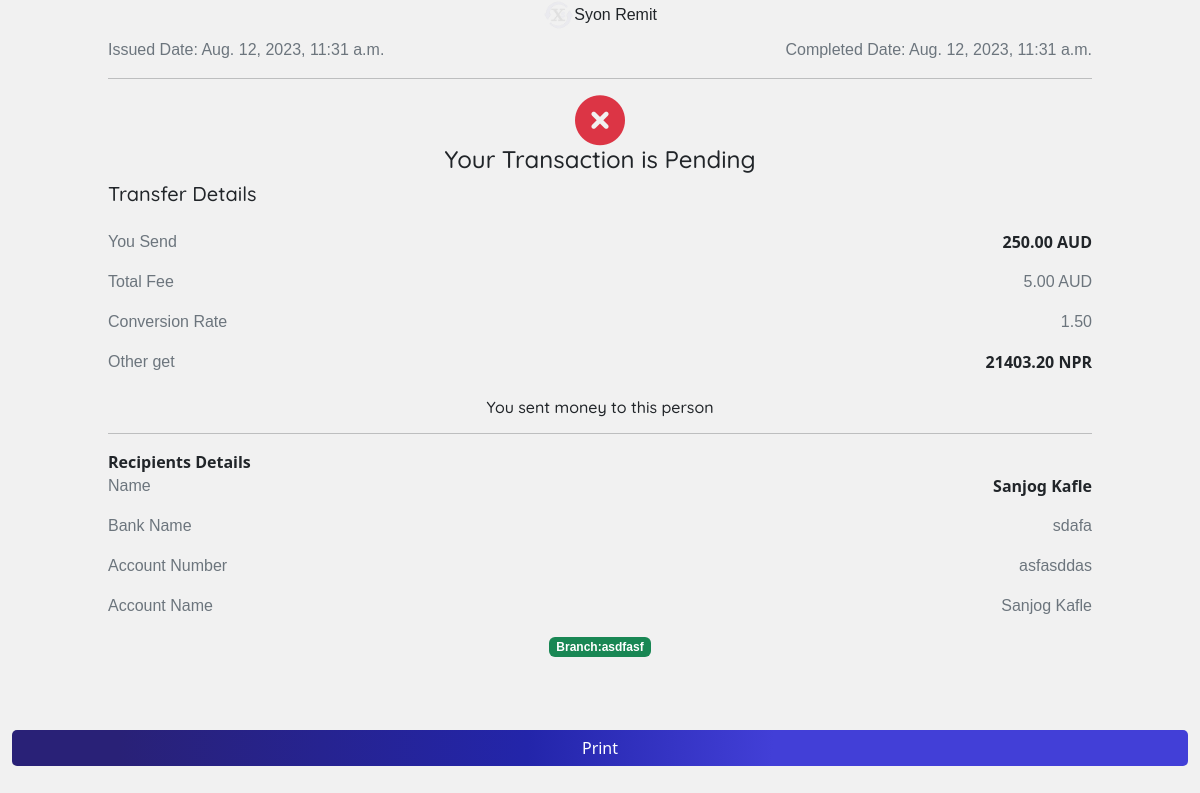
/customer-recipt-payment-is-sucessfull/36, run on an earlier commit of the app's database.
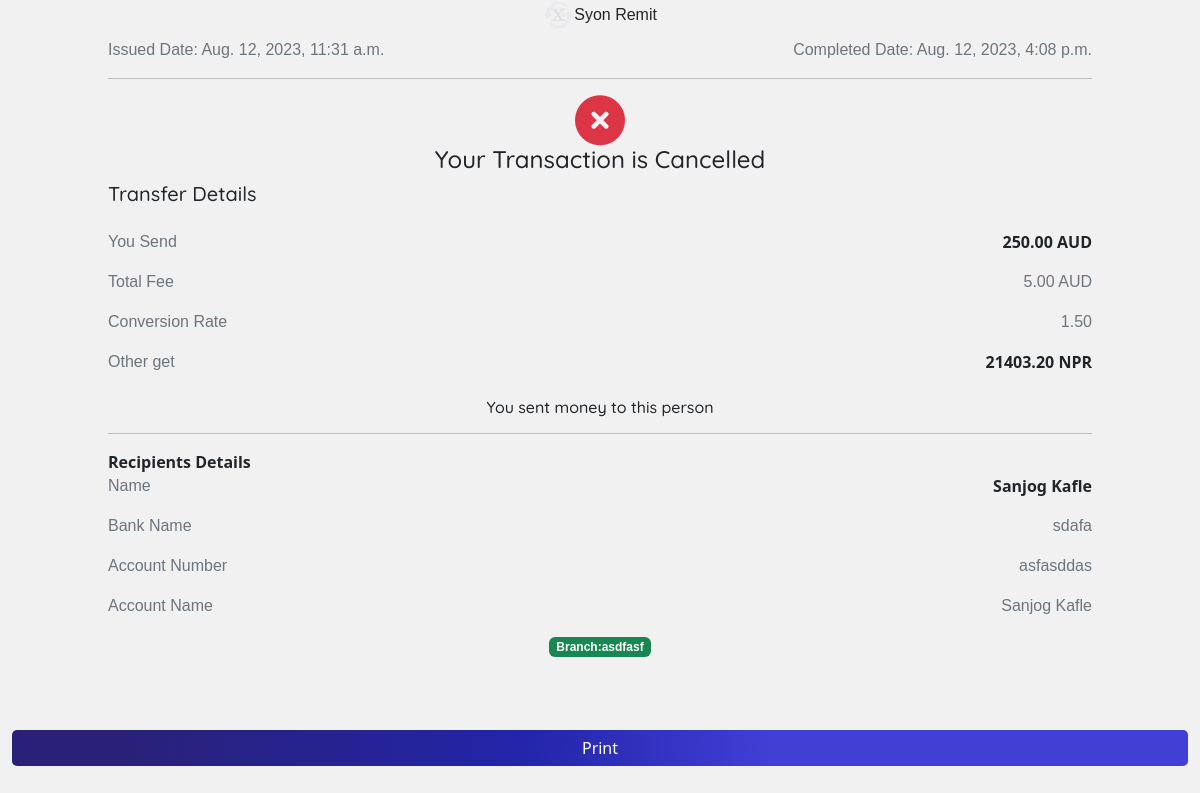
And on a later commit of the database.
### homepage/models.py (models this page shows, shortened)
class Transaction(models.Model):
    customer = models.ForeignKey(Customer, related_name='customer_transaction', on_delete=models.CASCADE)
    recipient = models.ForeignKey(Recipient, related_name='recipient_transaction', on_delete=models.CASCADE)
    sending_currency = models.ForeignKey(Currency, related_name='sending_currency', on_delete=models.CASCADE)
    receiving_currency = models.ForeignKey(Currency, related_name='receiving_currency', on_delete=models.CASCADE)
    fee = models.DecimalField(max_digits=10, decimal_places=2, default=0)
    converting_rate = models.DecimalField(max_digits=10, decimal_places=2, default=0)
    commision_rate = models.DecimalField(max_digits=10, decimal_places=2, default=0)
    sent = models.DecimalField(max_digits=10, decimal_places=2, default=0)
    received = models.DecimalField(max_digits=10, decimal_places=2, default=0)
    sent_money_to_us = models.BooleanField(default=False)
    sent_to_client = models.BooleanField(default=False)
    status = models.CharField(max_length= 200, choices=(
        ('Pending', 'Pending'),
        ('Completed', 'Completed'),
        ('Cancelled', 'Cancelled'),
        ('Rejected', 'Rejected')
    ), default='Pending')
    bank = models.ForeignKey(BankAccount, related_name='transaction_bank', null = True, blank= True, on_delete=models.DO_NOTHING)
    created_at = models.DateTimeField(auto_now_add= True)
    updated_at = models.DateTimeField(auto_now=True)
    sending_purpose = models.ForeignKey(SendingPurpose, related_name = "transaction_purpose", on_delete=models.DO_NOTHING, null = True, blank= True)
    source_of_fund = models.ForeignKey(SourceFund, related_name = "transaction_source", on_delete=models.DO_NOTHING, null = True, blank= True)

class Currency(models.Model):
    country = models.OneToOneField(Country, related_name='currency_country', on_delete=models.CASCADE)
    currecy_rate = models.DecimalField(max_digits=10, decimal_places=2, default=0)
    conversion_rate = models.DecimalField(max_digits=10, decimal_places=2, default=0)
    commision_rate = models.DecimalField(max_digits=10, decimal_places=2, default=0)
    currecy_sign = models.CharField(max_length=200)
    created_at = models.DateTimeField(auto_now_add= True)
    updated_at = models.DateTimeField(auto_now=True)

class Recipient(models.Model):
    customer = models.ForeignKey(Customer, related_name='recipient_customer', on_delete=models.CASCADE, null = True, blank=True)
    transaction_type = models.CharField(max_length=300, choices=(
        ('CashPickup', 'Cash Pickup'),
        ('BankTransfer', 'Bank Transfer'),
        ('MobileTransfer', 'Mobile Transfer'),
        ('WallettoWalletTransfer', 'Wallet to Wallet Transfer')
    ))
    first_name = models.CharField(max_length=200)
    middle_name = models.CharField(max_length=200, null=True, blank=True)
    last_name = models.CharField(max_length=200)
    country = models.ForeignKey(Country, related_name='recipent_country', on_delete=models.CASCADE)
    address = models.CharField(max_length=200)
    state = models.CharField(max_length=200, null = True, blank= True)
    city = models.CharField(max_length=200)
    zip_code = models.CharField(max_length=200)
    number = models.BigIntegerField()
    created_at = models.DateTimeField(auto_now_add= True)
    updated_at = models.DateTimeField(auto_now=True)

class BankAccount(models.Model):
    customer = models.ForeignKey(Customer, related_name='customer_bank', on_delete=models.CASCADE)
    recipient = models.ForeignKey(Recipient, related_name='recipient_bank', on_delete=models.CASCADE)
    account_name = models.CharField(max_length=300)
    branch = models.CharField(max_length=200)
    account_number = models.CharField(max_length=500)
    bank_name = models.CharField(max_length=200)
    country = models.ForeignKey(Country, related_name='country_bank', on_delete=models.CASCADE)
    swift_code = models.CharField(max_length=200)

### homepage/views.py (the view)
# urls.py: path('customer-recipt-payment-is-sucessfull/<int:id>', views.paymentSuccessfull, name = "paymentSuccessfull"),
def paymentSuccessfull(request, id):
    trans = Transaction.objects.get(id = id)
    dist = {
        'trans':trans
    }
    return render(request, "homepage/recipt.html", dist)

### template/homepage/recipt.html (shortened to what this page needs)
<!DOCTYPE html>
{% load static %}
<html lang="en">
<head>
    <link rel="stylesheet" href="{%static 'css/design.sass'%}">
    <link rel="stylesheet" href="{%static 'css/animate.css'%}">
    <link href="https://cdn.jsdelivr.net/npm/bootstrap@5.2.3/dist/css/bootstrap.min.css" rel="stylesheet">
    <link rel="stylesheet" href="{%static 'css/style.css'%}">
    <link rel="stylesheet" href="https://cdnjs.cloudflare.com/ajax/libs/font-awesome/6.4.0/css/all.min.css" />
</head>
<body>
   <div class="container-fluid">
        <div class="row" id="complete">
            <div class="col-lg-6 col-md-6 col-12 p-0 m-auto text-center d-flex justify-content-center" >
                <img  class="my-auto" src="{%if info.image%} {{info.image.url}} {%else%}{%static 'resources/logo.png'%} {%endif%}" alt="" style="height: 30px; width: auto;">
                <p class="my-auto">Syon Remit</p>
            </div>
            <div class="col-12 col-lg-10  m-auto p-2 text-center">
                <p class="text-secondary d-flex justify-content-between">
                    <span>
                        Issued Date:
                        {{trans.created_at}}
                    </span>
                    <span>
                        Completed Date:
                        {{trans.updated_at}}
                    </span>
                </p>
                <hr>
                {% if trans.status == "Completed" %}
                <i class="fa fa-check-circle text-success" style="font-size: 50px;"></i>
                {%else%}
                <i class="fa fa-times-circle text-danger" style="font-size: 50px;"></i>
                {% endif %}
                <H4 class="text-center">Your Transaction is {{trans.status}}</H4>
                <div>
                    <div class="d-flex justify-content-between">
                        <h5>
                            Transfer Details
                        </h5>
                    </div>
                    <div class="d-flex justify-content-between mt-3">
                        <p class="text-secondary">
                            You Send
                        </p>
                        <b>
                            {{trans.sent}} {{trans.sending_currency.currecy_sign}}
                        </b>
                    </div>
                    <div class="d-flex justify-content-between">
                        <p class="text-secondary">
                            Total Fee
                        </p>
                        <p class="text-secondary">
                            {{trans.fee}} {{trans.sending_currency.currecy_sign}}
                        </p>
                    </div>
                    <div class="d-flex justify-content-between">
                        <p class="text-secondary">
                            Conversion Rate
                        </p>
                        <p class="text-secondary">
                        {{trans.converting_rate}}
                        </p>
                    </div>
                    <div class="d-flex justify-content-between">
                        <p class="text-secondary">
                            Other get
                        </p>
                        <b>
                            {{trans.received}} {{trans.receiving_currency.currecy_sign}}
                        </b>
                    </div>
                    <h6 class="mt-2">You sent money to this person</h6>
                    <hr>
                    <div class="d-flex justify-content-between">
                        <b>
                            Recipients Details
                        </b>
                    </div>
                    <div class="d-flex justify-content-between">
                        <p class="text-secondary">
                            Name
                        </p>
                        <b>
                            {{trans.recipient.first_name}} {{trans.recipient.last_name}}
                        </b>
                    </div>
                    <div class="d-flex justify-content-between">
                        <p class="text-secondary">
                            Bank Name
                        </p>
                        <p class="text-secondary">
                            {{trans.bank.bank_name}}
                        </p>
                    </div>
                    <div class="d-flex justify-content-between">
                        <p class="text-secondary">
                            Account Number
                        </p>
                        <p class="text-secondary">
                            {{trans.bank.account_number}}
                        </p>
                    </div>
                    <div class="d-flex justify-content-between">
                        <p class="text-secondary">
                            Account Name
                        </p>
                        <p class="text-secondary">
                            {{trans.bank.account_name}}
                        </p>
                    </div>
                    <p>
                        <span class="m-0 badge bg-success">
                        Branch:{{trans.bank.branch}}
                        </span>
                    </p>
                </div>
            </div>
        </div>
        <button class="btn btn-primary my-auto w-100 mt-5 mb-5" id="printButton" onclick="window.print()">
            Print
        </button>
   </div>
</body>
</html>

### static/css/style.css (style rules this page uses)
.btn-primary { background-image: linear-gradient(92.88deg, #292177 9.16%, #2325aa 43.89%, #423fd7 64.72%); border-radius: 5px; border-style: none; color: #FFFFFF; cursor: pointer; font-weight: 500; text-align: center; transition: all .5s; }
small, span, p { font-family: 'Alegreya Sans SC', sans-serif; }
h1, h2, h3, h4, h5, h6 { font-family: 'Quicksand', sans-serif; }
body { background-color: #f1f1f1; }

What changed in the data, as far as the page shows it:
changed Transaction "AUD": updated_at "Aug. 12, 2023, 11:31 a.m." → "Aug. 12, 2023, 4:08 p.m."; status "Pending" → "Cancelled"
